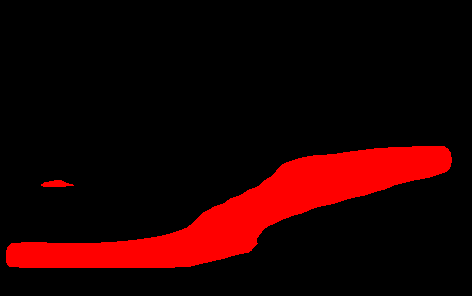
#> input picture videos/mascara/24.tiff, 472 x 296 px; its folder holds 4 pictures in this run
$ jupyter execute --allow-errors cs.ipynb
#> lines starting #> are read from the running program, lines starting #| are printed output that depends on the picture; after the words box and inside, x2 and y2 are one past the last pixel; in counts of white or black regions, pixels touching at a corner belong together
[cell 1]
ruta = 'C:/Users/pable/Documents/GitHub/bitsXlaMarato/videos/mascara/'

[cell 2]
from glob import glob
fotos = glob(ruta + '/*.tiff')
fotos

[cell 3]
from PIL import Image
import numpy as np
#> (the rest of this cell did not finish here and is left out)

#> (a cell that did not finish here is left out)

[cell 5]
#!/usr/bin/env python
# coding: utf-8

# In[3]:


# Program To Read video
# and Extract Frames

import cv2
import matplotlib.pyplot as plt
import os
import shutil
import meshlib.mrmeshpy as mr
import open3d as o3d

# Function to extract frames
def get3Dfigure(path):

    settings = mr.LoadingTiffSettings()
    # load images from specified directory
    settings.dir=path
    # specifiy size of 3D image element
    settings.voxelSize=mr.Vector3f(1,1,1)
    #create voxel object from the series of images
    volume=mr.loadTiffDir(settings)
    #define ISO value to build surface
    iso=127.0
    #convert voxel object to mesh
    mesh=mr.gridToMesh(volume.value(), iso)
    #save mesh to .stl file
    mr.saveMesh(mesh.value(), mr.Path(path+"mesh3D.stl"))

def visualize(mesh):
    vis = o3d.visualization.Visualizer()
    vis.create_window()
    vis.add_geometry(mesh)
    vis.run()
    vis.destroy_window()


# Driver Code
if __name__ == '__main__':


    # dir donde estan las tiff
    ruta = 'C:/Users/pable/Documents/GitHub/bitsXlaMarato/videos/mascara/'
    os.remove(ruta + 'mesh3D.stl')
    get3Dfigure(ruta)
#> (the call stopped at in get3Dfigure, `settings = mr.LoadingTiffSettings()`: meshlib is not available in this run)
#> further down, img is the input picture: PIL image 472x296 RGB; mean R, G, B 32, 0, 0
#> `binarizada = data[:, :, 0]`:
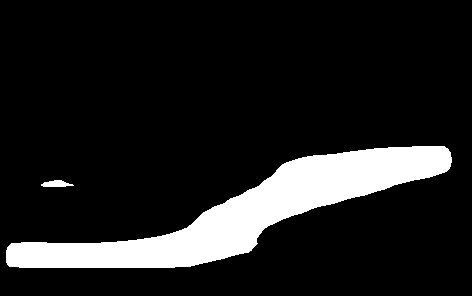
#> binarizada: shape (296, 472); 12.6% white; 2 white regions, box (x1, y1, x2, y2) and area: (6, 146, 452, 268) 17390, (41, 180, 74, 187) 159

    mesh = o3d.io.read_triangle_mesh(ruta + 'mesh3D.stl')
    mesh.paint_uniform_color([252/255, 3/255, 115/255])
    mesh.compute_vertex_normals()
    visualize(mesh)

[cell 6]
from glob import glob
from PIL import Image
import numpy as np
fotos = glob('C:/Users/pable/Documents/GitHub/bitsXlaMarato/videos/mascara/*.tiff')


# In[41]:

#> (the rest of this cell did not finish here and is left out)
